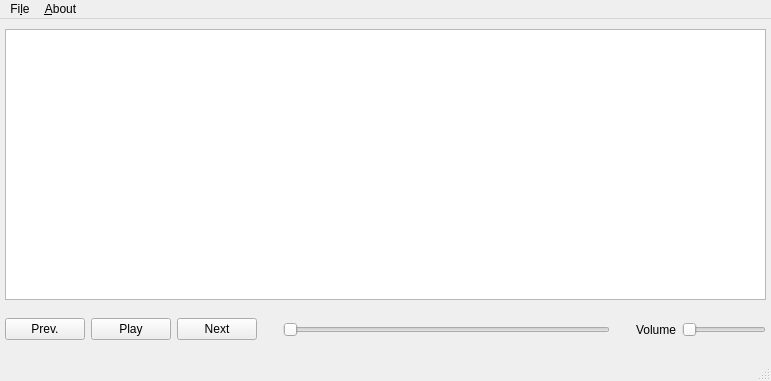
<?xml version="1.0" encoding="UTF-8"?>
<ui version="4.0">
 <class>MainWindow</class>
 <widget class="QMainWindow" name="MainWindow">
  <property name="geometry">
   <rect>
    <x>0</x>
    <y>0</y>
    <width>771</width>
    <height>381</height>
   </rect>
  </property>
  <property name="acceptDrops">
   <bool>true</bool>
  </property>
  <property name="windowTitle">
   <string>June Player</string>
  </property>
  <widget class="QWidget" name="centralwidget">
   <widget class="QWidget" name="horizontalLayoutWidget">
    <property name="geometry">
     <rect>
      <x>0</x>
      <y>290</y>
      <width>771</width>
      <height>41</height>
     </rect>
    </property>
    <layout class="QHBoxLayout" name="horizontalLayout">
     <item>
      <spacer name="horizontalSpacer_3">
       <property name="orientation">
        <enum>Qt::Horizontal</enum>
       </property>
       <property name="sizeType">
        <enum>QSizePolicy::Fixed</enum>
       </property>
       <property name="sizeHint" stdset="0">
        <size>
         <width>5</width>
         <height>5</height>
        </size>
       </property>
      </spacer>
     </item>
     <item>
      <widget class="QPushButton" name="btnPrev">
       <property name="text">
        <string>Prev.</string>
       </property>
      </widget>
     </item>
     <item>
      <widget class="QPushButton" name="btnPlayPause">
       <property name="text">
        <string>Play</string>
       </property>
      </widget>
     </item>
     <item>
      <widget class="QPushButton" name="btnNext">
       <property name="text">
        <string>Next</string>
       </property>
      </widget>
     </item>
     <item>
      <spacer name="horizontalSpacer_2">
       <property name="orientation">
        <enum>Qt::Horizontal</enum>
       </property>
       <property name="sizeType">
        <enum>QSizePolicy::Preferred</enum>
       </property>
       <property name="sizeHint" stdset="0">
        <size>
         <width>20</width>
         <height>20</height>
        </size>
       </property>
      </spacer>
     </item>
     <item>
      <widget class="QSlider" name="positionSlider">
       <property name="toolTip">
        <string>Position</string>
       </property>
       <property name="orientation">
        <enum>Qt::Horizontal</enum>
       </property>
      </widget>
     </item>
     <item>
      <spacer name="horizontalSpacer">
       <property name="orientation">
        <enum>Qt::Horizontal</enum>
       </property>
       <property name="sizeType">
        <enum>QSizePolicy::Preferred</enum>
       </property>
       <property name="sizeHint" stdset="0">
        <size>
         <width>20</width>
         <height>20</height>
        </size>
       </property>
      </spacer>
     </item>
     <item>
      <widget class="QLabel" name="label">
       <property name="text">
        <string>Volume</string>
       </property>
      </widget>
     </item>
     <item>
      <widget class="QSlider" name="volumeSlider">
       <property name="sizePolicy">
        <sizepolicy hsizetype="Preferred" vsizetype="Fixed">
         <horstretch>0</horstretch>
         <verstretch>0</verstretch>
        </sizepolicy>
       </property>
       <property name="toolTip">
        <string>Volume</string>
       </property>
       <property name="value">
        <number>0</number>
       </property>
       <property name="orientation">
        <enum>Qt::Horizontal</enum>
       </property>
      </widget>
     </item>
     <item>
      <spacer name="horizontalSpacer_4">
       <property name="orientation">
        <enum>Qt::Horizontal</enum>
       </property>
       <property name="sizeType">
        <enum>QSizePolicy::Fixed</enum>
       </property>
       <property name="sizeHint" stdset="0">
        <size>
         <width>5</width>
         <height>20</height>
        </size>
       </property>
      </spacer>
     </item>
    </layout>
   </widget>
   <widget class="QListView" name="listView">
    <property name="geometry">
     <rect>
      <x>5</x>
      <y>10</y>
      <width>761</width>
      <height>271</height>
     </rect>
    </property>
   </widget>
  </widget>
  <widget class="QMenuBar" name="menuBar">
   <property name="geometry">
    <rect>
     <x>0</x>
     <y>0</y>
     <width>771</width>
     <height>22</height>
    </rect>
   </property>
   <widget class="QMenu" name="menuFile">
    <property name="title">
     <string>Fi&amp;le</string>
    </property>
    <addaction name="actionOpen"/>
   </widget>
   <widget class="QMenu" name="menuAbout">
    <property name="title">
     <string>&amp;About</string>
    </property>
   </widget>
   <addaction name="menuFile"/>
   <addaction name="menuAbout"/>
  </widget>
  <widget class="QStatusBar" name="statusbar"/>
  <action name="actionOpen">
   <property name="text">
    <string>&amp;Open</string>
   </property>
  </action>
 </widget>
 <resources/>
 <connections/>
</ui>
